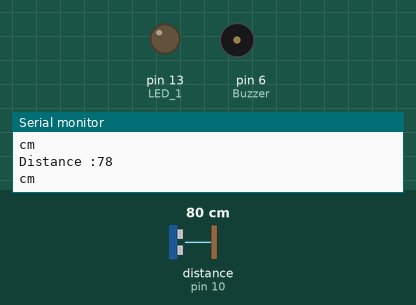
This sketch was run on a simulated Arduino Uno, built with avr-gcc and run on an emulated ATmega328P. Shown: output pins drawn as LEDs (lit = HIGH), buzzer (waves = sounding, pin HIGH), the last lines printed to the serial monitor. Wiring (inferred from the names in the program): ultrasonic range finder: trigger pin 9; echo pin 10. The inputs (shaded band) are chosen by the test bench; at power-on: distance to the obstacle (sensor on pin 10) 80 cm. The echo pulse lasts 58.3 µs per cm; pins used as bus, display or sensor lines are not drawn.

Above: at 1.8 s.
1.9 s: distance to the obstacle (sensor on pin 10) set to 12 cm
3.4 s: distance to the obstacle (sensor on pin 10) set to 9 cm
At 4.7 s:
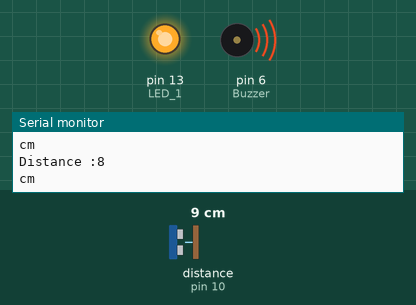
5.5 s: distance to the obstacle (sensor on pin 10) set to 18 cm
At 6.3 s:
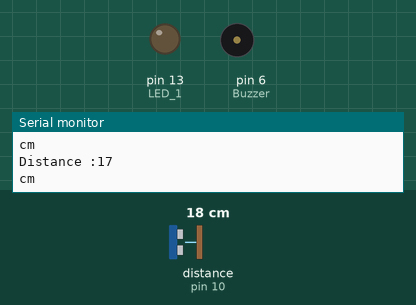
7.5 s: distance to the obstacle (sensor on pin 10) set to 2 cm
At 9.1 s:
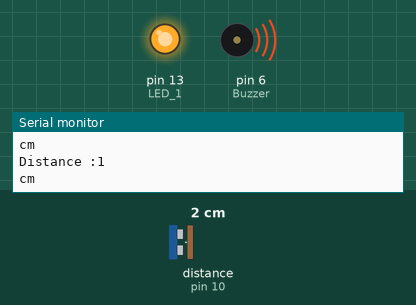
Timing chart, 0 to 10.5 s (numbered marks = the images above; inputs shaded):
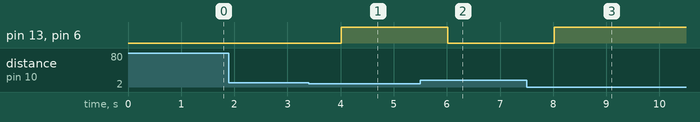

Measured:
- the behaviour switches between 11 and 10 cm on distance to the obstacle (sensor on pin 10) (found by bisection; images 0 and 1)
- after the input at 3.4 s, pin 13 (LED_1), pin 6 (Buzzer): LOW → HIGH after 0.62 s
- after the input at 5.5 s, pin 13 (LED_1), pin 6 (Buzzer): HIGH → LOW after 0.52 s
- after the input at 7.5 s, pin 13 (LED_1), pin 6 (Buzzer): LOW → HIGH after 0.52 s

The sketch:

_7_ULTRASONIC_BUZZER_LED.ino
```cpp
/*
ARDUINO TRAINING
CREATE BY : MUHAMMAD SHAHKHIR BIN MOZAMIR

 TITLE: ULTRASONIC SENSOR AND LED AND BUZZER
*/


const int trigPin=9;
const int echoPin= 10;
long duration;
int distance;
int Buzzer= 6;
int LED_1=13;


void setup() {
  // put your setup code here, to run once:
  pinMode(trigPin,OUTPUT);
  pinMode(echoPin,INPUT);
  pinMode(Buzzer,OUTPUT);
  pinMode(LED_1,OUTPUT);
Serial.begin(9600);
}

void loop() {
  // put your main code here, to run repeatedly:
  digitalWrite(trigPin,LOW);
  delayMicroseconds(10);

  digitalWrite(trigPin,HIGH);
  delayMicroseconds(10);
  digitalWrite(trigPin,LOW);

  duration = pulseIn(echoPin,HIGH);
  distance=duration*0.034/2;
  Serial.print("Distance :");
  Serial.println(distance);
    Serial.println("cm");

  if (distance < 10){
   digitalWrite(Buzzer,300);
   digitalWrite(LED_1,HIGH);
   //delay(500);
   //digitalWrite(Buzzer,LOW);
   //digitalWrite(LED_1,LOW);
   //delay(500);
   //digitalWrite(Buzzer,HIGH);
   //digitalWrite(LED_1,HIGH);
   //delay(500);
  }
  else{
    digitalWrite(Buzzer,LOW);
    digitalWrite(LED_1,LOW);
    }

  delay(1000);

}


/*
 *TEST STATUS : QUALIFIED
 */
```
